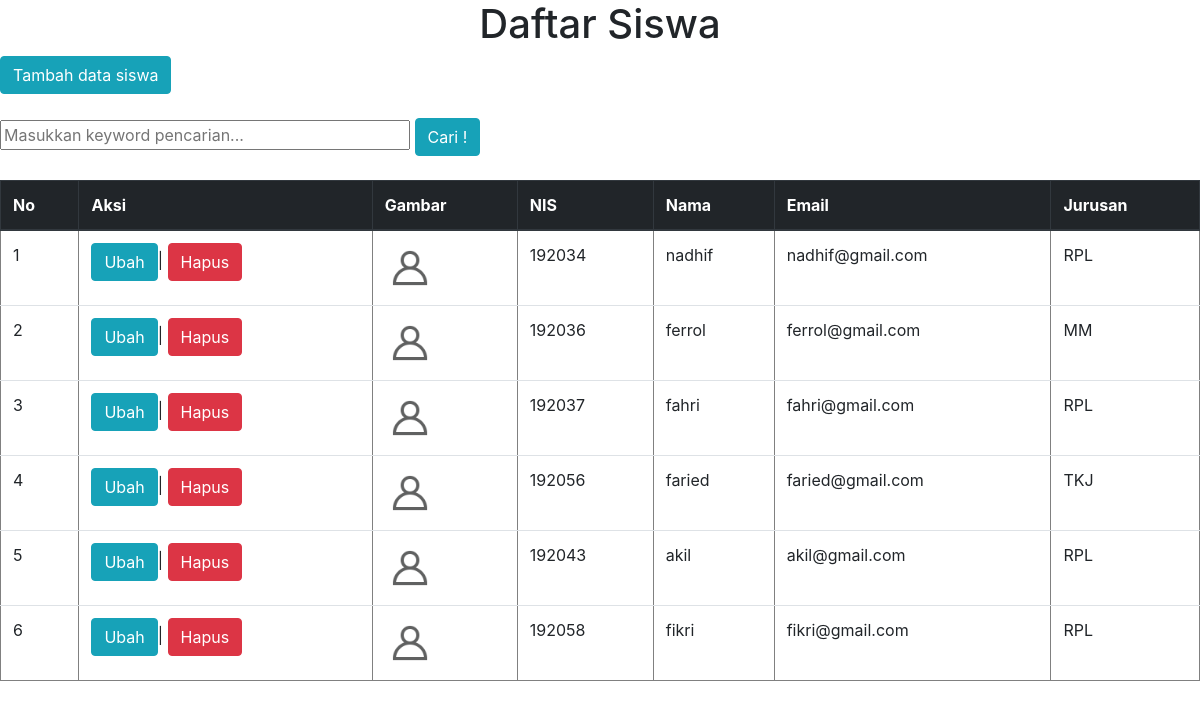
The page / on the database its author committed.
### tables this page shows
CREATE TABLE `siswa` (
  `id` int(11) NOT NULL,
  `nis` char(6) NOT NULL,
  `nama` varchar(250) NOT NULL,
  `email` varchar(250) NOT NULL,
  `jurusan` varchar(64) NOT NULL,
  `gambar` varchar(64) NOT NULL
);

### functions.php (called while the page is built, shortened)
<?php
$conn = mysqli_connect("localhost","root","","phpdasar");
function query($query){
    global $conn;
    $result = mysqli_query ($conn, $query);
    $rows = [];
    while ($row = mysqli_fetch_assoc($result)){
        $rows[] = $row;
    }
    return $rows;
}
?>

### index.php (the view, shortened to what this page needs)
<?php
require 'functions.php';
$siswa = query ("SELECT * FROM siswa");
?>
<!DOCTYPE html>
<html lang="en">
<head>
    <link rel="stylesheet" href="https://maxcdn.bootstrapcdn.com/bootstrap/4.0.0/css/bootstrap.min.css">
</head>
<body>
    <h1 style ="text-align : center">Daftar Siswa</h1>
    <a href="tambah.php" class="btn btn-info"
    > Tambah data siswa</a>
    <br><br>
    <form action="" method="post">
        <input type="text"name="keyword" size="35" autofocus placeholder ="Masukkan keyword pencarian..." autocomplete="off">
        <button type="text" name="cari" class="btn btn-info" >Cari !</button>
    </form>
    <br>
    <table border = "1" cellpadding="10" cellspacing="0" class="table">
    <thead class="thead-dark">
    <tr>
    <th>No</th>
    <th>Aksi</th>
    <th>Gambar</th>
    <th>NIS</th>
    <th>Nama</th>
    <th>Email</th>
    <th>Jurusan</th>
    </thead>
    <?php $i = 1; ?>
    <?php foreach ($siswa as $row) : ?>
    <tr>
    <td><?= $i ?></td>
    <td>
         <a href="ubah.php?id=<?= $row ["id"]; ?>"class="btn btn-info" style="color : white">Ubah</a>|
        <a href="hapus.php?id=<?= $row ["id"]; ?>"class="btn btn-danger" style="color : white" onclick="return confirm ('yakin ?')";>Hapus</a>
    </td>
    <td> <img src="img/<?= $row ["gambar"]; ?>" width="50" alt=""></td>
    <td><?= $row ["nis"]; ?></td>
    <td><?= $row ["nama"]; ?></td>
    <td><?= $row ["email"]; ?></td>
    <td><?= $row ["jurusan"]; ?></td>
    </tr>
    <?php $i++ ?>
    <?php endforeach; ?>
    </table>
</body>
</html>

### rows shown on the page
siswa: gambar (placeholder picture), nis "192034", nama "nadhif", email "nadhif@gmail.com", jurusan "RPL"
siswa: gambar (placeholder picture), nis "192036", nama "ferrol", email "ferrol@gmail.com", jurusan "MM"
siswa: gambar (placeholder picture), nis "192037", nama "fahri", email "fahri@gmail.com", jurusan "RPL"
siswa: gambar (placeholder picture), nis "192056", nama "faried", email "faried@gmail.com", jurusan "TKJ"
siswa: gambar (placeholder picture), nis "192043", nama "akil", email "akil@gmail.com", jurusan "RPL"
siswa: gambar (placeholder picture), nis "192058", nama "fikri", email "fikri@gmail.com", jurusan "RPL"
